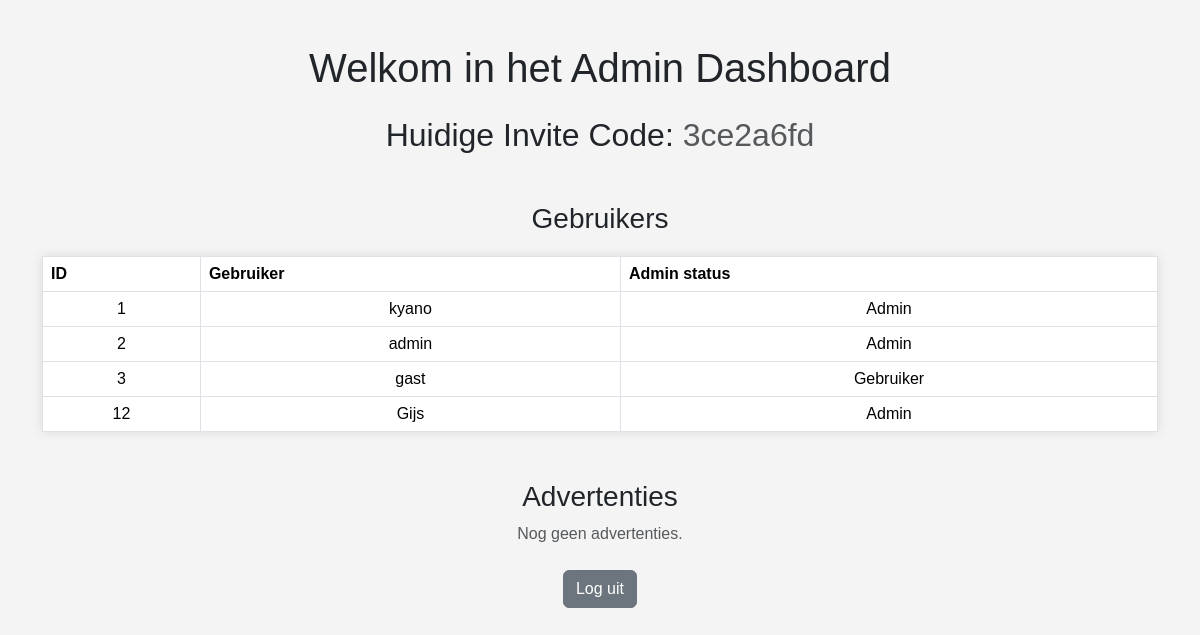
The app's page /admin/index.php (signed in), older data.
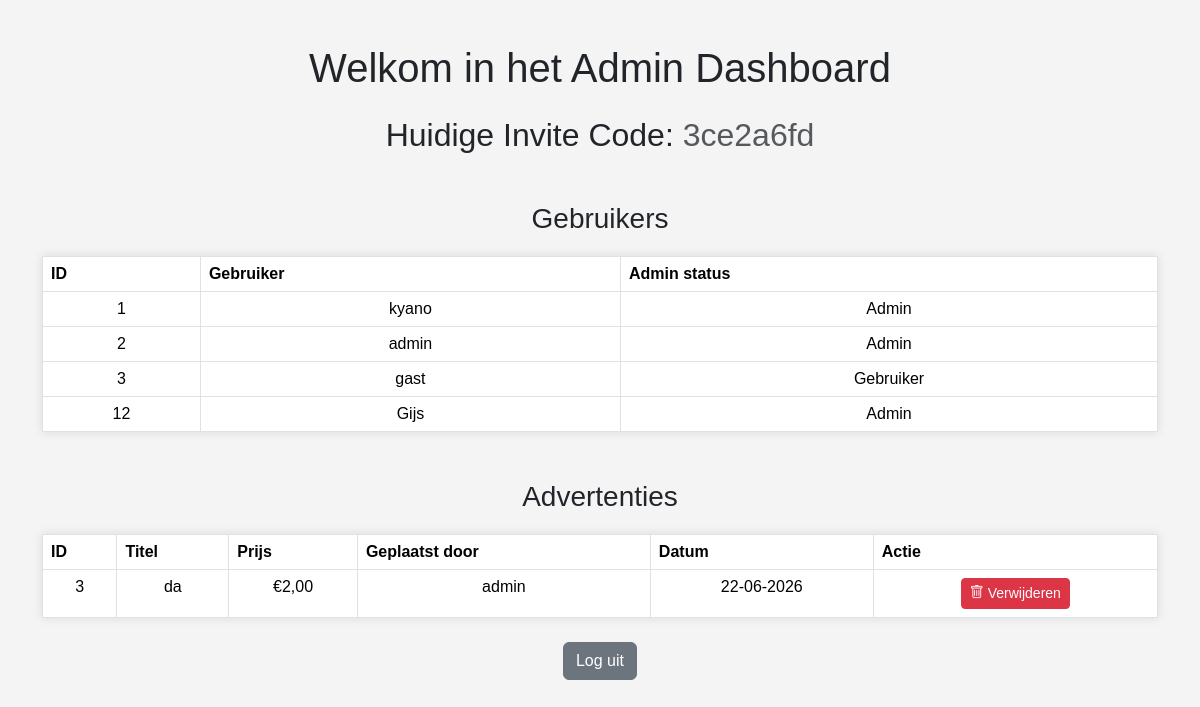
The same page, newer data.
### tables this page shows
CREATE TABLE products (
        id INTEGER PRIMARY KEY AUTOINCREMENT,
        title TEXT NOT NULL,
        photo TEXT NOT NULL,
        bio TEXT NOT NULL,
        price REAL NOT NULL,
        user_id INTEGER NOT NULL,
        created_at DATETIME DEFAULT CURRENT_TIMESTAMP,
        FOREIGN KEY (user_id) REFERENCES login(id)
    );

### admin/index.php (called while the page is built, shortened)
<?php
require("../dbconfig.php");
$stmt = $conn->query("SELECT id, user, admin FROM login");
$gebruikers = $stmt->fetchAll();
$stmt_settings = $conn->query("SELECT value FROM site_settings WHERE key_name = 'invite_code'");
$invite_code = $stmt_settings->fetchColumn();
$stmt_producten = $conn->query("SELECT p.*, l.user AS plaatser FROM products p JOIN login l ON p.user_id = l.id ORDER BY p.created_at DESC");
$producten = $stmt_producten->fetchAll();
include("index_view.php");
?>

### admin/index_view.php (the view, shortened to what this page needs)
<!DOCTYPE html>
<html>
<head>
    <link href="https://cdn.jsdelivr.net/npm/bootstrap@5.3.2/dist/css/bootstrap.min.css" rel="stylesheet">
    <link href="https://cdn.jsdelivr.net/npm/bootstrap-icons@1.11.1/font/bootstrap-icons.css" rel="stylesheet">
    <link rel="stylesheet" href="../css/admin_style.css">
</head>
<body>
    <div class="container py-4">
        <h1>Welkom in het Admin Dashboard</h1>
        <h2 class="mt-4">Huidige Invite Code: <span class="text-muted"><?php echo htmlspecialchars($invite_code); ?></span></h2>
        <h3 class="mt-5">Gebruikers</h3>
        <table class="table table-bordered">
            <tr>
                <th>ID</th>
                <th>Gebruiker</th>
                <th>Admin status</th>
            </tr>
            <?php foreach ($gebruikers as $user): ?>
            <tr>
                <td><?php echo $user['id']; ?></td>
                <td><?php echo htmlspecialchars($user['user']); ?></td>
                <td><?php echo ($user['admin'] == 1) ? 'Admin' : 'Gebruiker'; ?></td>
            </tr>
            <?php endforeach; ?>
        </table>
        <h3 class="mt-5">Advertenties</h3>
        <?php if (count($producten) > 0): ?>
        <table class="table table-bordered">
            <tr>
                <th>ID</th>
                <th>Titel</th>
                <th>Prijs</th>
                <th>Geplaatst door</th>
                <th>Datum</th>
                <th>Actie</th>
            </tr>
            <?php foreach ($producten as $p): ?>
            <tr>
                <td><?= $p['id'] ?></td>
                <td><?= htmlspecialchars($p['title']) ?></td>
                <td>&euro;<?= number_format($p['price'], 2, ',', '.') ?></td>
                <td><?= htmlspecialchars($p['plaatser']) ?></td>
                <td><?= date('d-m-Y', strtotime($p['created_at'])) ?></td>
                <td>
                    <a href="?delete_id=<?= $p['id'] ?>" class="btn btn-danger btn-sm" onclick="return confirm('Weet je zeker dat je deze advertentie wilt verwijderen?')">
                        <i class="bi bi-trash"></i> Verwijderen
                    </a>
                </td>
            </tr>
            <?php endforeach; ?>
        </table>
        <?php else: ?>
        <p class="text-muted">Nog geen advertenties.</p>
        <?php endif; ?>
        <form action="../login/logout.php" class="mt-4">
            <button type="submit" class="btn btn-secondary">Log uit</button>
        </form>
    </div>
</body>
</html>

Row changes from the older to the newer data that the page shows:
added products: id "3", title "da", price "2,00", user.user "admin", created_at "22-06-2026"
Text that changed along with them:
text no longer shown: "Nog geen advertenties."
text now shown: "ID Titel Prijs Geplaatst door Datum Actie"
